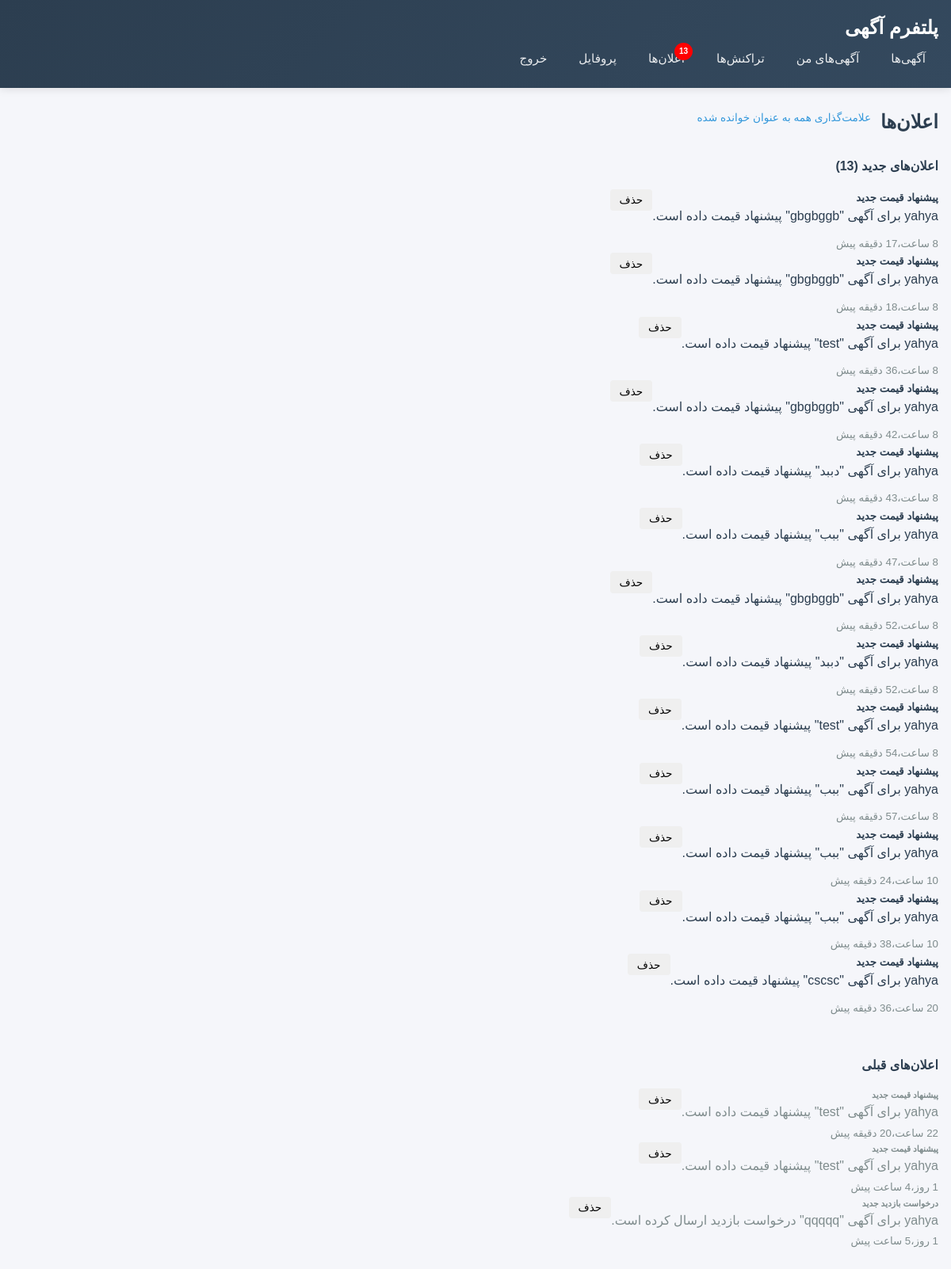
/notifications/ (signed in), run on the app's committed database.
### notifications/models.py (models this page shows, shortened)
class Notification(models.Model):
    NOTIFICATION_TYPES = [
        ('visit_request', 'درخواست بازدید'),
        ('visit_approved', 'تایید بازدید'),
        ('visit_rejected', 'رد بازدید'),
        ('listing_approved', 'تایید آگهی'),
        ('listing_rejected', 'رد آگهی'),
        ('new_message', 'پیام جدید'),
    ]
    recipient = models.ForeignKey(
        settings.AUTH_USER_MODEL,
        on_delete=models.CASCADE,
        related_name='notifications',
        verbose_name='گیرنده'
    )
    notification_type = models.CharField(
        max_length=20,
        choices=NOTIFICATION_TYPES,
        verbose_name='نوع اعلان'
    )
    title = models.CharField(max_length=200, verbose_name='عنوان')
    message = models.TextField(verbose_name='پیام')
    listing = models.ForeignKey(
        Listing,
        on_delete=models.CASCADE,
        null=True,
        blank=True,
        verbose_name='آگهی'
    )
    visit_request = models.ForeignKey(
        VisitRequest,
        on_delete=models.CASCADE,
        null=True,
        blank=True,
        verbose_name='درخواست بازدید'
    )
    action_url = models.CharField(
        max_length=500,
        blank=True,
        verbose_name='لینک عملیات'
    )
    is_read = models.BooleanField(default=False, verbose_name='خوانده شده')
    created_at = models.DateTimeField(auto_now_add=True, verbose_name='تاریخ ایجاد')
    class Meta:
        ordering = ['-created_at']
        verbose_name = 'اعلان'
        verbose_name_plural = 'اعلان‌ها'

### notifications/views.py (the view)
# urls.py: path('', views.notification_list, name='notification_list'),
@login_required
def notification_list(request):
    notifications = Notification.objects.filter(recipient=request.user)
    unread_notifications = notifications.filter(is_read=False)
    read_notifications = notifications.filter(is_read=True)[:20]  # فقط 20 تای آخر
    context = {
        'unread_notifications': unread_notifications,
        'read_notifications': read_notifications,
    }
    return render(request, 'notifications/notification_list.html', context)

### notifications/context_processors.py (called while the page is built)
def unread_notifications_count(request):
    if request.user.is_authenticated:
        count = Notification.objects.filter(recipient=request.user, is_read=False).count()
        return {'unread_notifications_count': count}
    return {'unread_notifications_count': 0}

### templates/notifications/notification_list.html (shortened to what this page needs)
{% extends 'base.html' %}
{% block content %}
<div class="row">
    <div class="col-md-12">
        <div class="d-flex justify-content-between align-items-center mb-4">
            <h2>اعلان‌ها</h2>
            {% if unread_notifications %}
            <form method="post" action="{% url 'notifications:mark_all_as_read' %}" class="d-inline">
                <button type="submit" class="btn btn-sm btn-outline-primary">
                    علامت‌گذاری همه به عنوان خوانده شده
                </button>
            </form>
            {% endif %}
        </div>
        {% if unread_notifications %}
        <h4 class="mb-3">اعلان‌های جدید ({{ unread_notifications.count }})</h4>
        <div class="list-group mb-4">
            {% for notification in unread_notifications %}
            <div class="list-group-item list-group-item-action bg-light border-start border-primary border-4">
                <div class="d-flex w-100 justify-content-between align-items-start">
                    <div class="flex-grow-1">
                        <h5 class="mb-1">
                            {{ notification.title }}
                        </h5>
                        <p class="mb-2">{{ notification.message }}</p>
                        <small class="text-muted">{{ notification.created_at|timesince }} پیش</small>
                    </div>
                    <div class="btn-group-vertical ms-3" role="group">
                        <form method="post" action="{% url 'notifications:delete_notification' notification.pk %}" class="d-inline">
                            <button type="submit" class="btn btn-sm btn-outline-danger w-100">
                                حذف
                            </button>
                        </form>
                    </div>
                </div>
            </div>
            {% endfor %}
        </div>
        {% else %}
        <div class="alert alert-info">
            اعلان جدیدی وجود ندارد.
        </div>
        {% endif %}
        {% if read_notifications %}
        <h4 class="mb-3 mt-5">اعلان‌های قبلی</h4>
        <div class="list-group">
            {% for notification in read_notifications %}
            <div class="list-group-item">
                <div class="d-flex w-100 justify-content-between align-items-start">
                    <div class="flex-grow-1">
                        <h6 class="mb-1 text-muted">{{ notification.title }}</h6>
                        <p class="mb-1 text-muted small">{{ notification.message }}</p>
                        <small class="text-muted">{{ notification.created_at|timesince }} پیش</small>
                    </div>
                    <form method="post" action="{% url 'notifications:delete_notification' notification.pk %}" class="d-inline">
                        <button type="submit" class="btn btn-sm btn-outline-danger">
                            حذف
                        </button>
                    </form>
                </div>
            </div>
            {% endfor %}
        </div>
        {% endif %}
    </div>
</div>
{% endblock %}

### static/css/styles.css (style rules this page uses)
:root { --primary-color: #2c3e50; --secondary-color: #34495e; --accent-color: #3498db; --success-color: #27ae60; --danger-color: #e74c3c; --warning-color: #f39c12; --info-color: #16a085; --light-bg: #ecf0f1; --dark-bg: #1a252f; --text-primary: #2c3e50; --text-secondary: #7f8c8d; --border-color: #bdc3c7; --card-shadow: 0 2px 8px rgba(0, 0, 0, 0.1); --hover-shadow: 0 4px 16px rgba(0, 0, 0, 0.15); }
* { margin: 0; padding: 0; box-sizing: border-box; }
body { font-family: Tahoma, Arial, sans-serif; background-color: #f5f6fa; color: var(--text-primary); line-height: 1.6; direction: rtl; }
.btn { padding: 0.625rem 1.5rem; border-radius: 8px; border: none; font-size: 0.95rem; font-weight: 500; cursor: pointer; transition: all 0.3s; text-decoration: none; display: inline-block; text-align: center; margin-bottom: 10px; }
.btn-outline-primary { background: transparent; border: 2px solid var(--accent-color); color: var(--accent-color); }
.btn-sm { padding: 0.4rem 1rem; font-size: 0.875rem; }
.w-100 { width: 100%; }
.row { display: flex; flex-wrap: wrap; margin: 0 -0.75rem; }
.col-md-3, .col-md-4, .col-md-6, .col-md-8, .col-md-12 { padding: 0 0.75rem; margin-bottom: 1.5rem; }
.col-md-12 { flex: 0 0 100%; max-width: 100%; }
.mt-5 { margin-top: 3rem; }
.mb-2 { margin-bottom: 0.5rem; }
.mb-3 { margin-bottom: 1rem; }
.mb-4 { margin-bottom: 1.5rem; }
.text-muted { color: var(--text-secondary); }
.d-flex { display: flex; }
.btn { padding: 0.5rem 1rem; border: none; border-radius: 4px; cursor: pointer; font-size: 0.9rem; transition: all 0.3s; text-decoration: none; display: inline-block; }
.btn-sm { padding: 0.35rem 0.75rem; font-size: 0.85rem; }

### templates/base.html (style rules this page uses)
body { font-family: Tahoma, Arial; }

### data on the page
Notification: title "پیشنهاد قیمت جدید", message "yahya برای آگهی \"gbgbggb\" پیشنهاد قیمت داده است.", created_at "8 ساعت،17 دقیقه"
Notification: title "پیشنهاد قیمت جدید", message "yahya برای آگهی \"gbgbggb\" پیشنهاد قیمت داده است.", created_at "8 ساعت،18 دقیقه"
Notification: title "پیشنهاد قیمت جدید", message "yahya برای آگهی \"test\" پیشنهاد قیمت داده است.", created_at "8 ساعت،36 دقیقه"
Notification: title "پیشنهاد قیمت جدید", message "yahya برای آگهی \"gbgbggb\" پیشنهاد قیمت داده است.", created_at "8 ساعت،42 دقیقه"
Notification: title "پیشنهاد قیمت جدید", message "yahya برای آگهی \"دببد\" پیشنهاد قیمت داده است.", created_at "8 ساعت،43 دقیقه"
Notification: title "پیشنهاد قیمت جدید", message "yahya برای آگهی \"ببب\" پیشنهاد قیمت داده است.", created_at "8 ساعت،47 دقیقه"
Notification: title "پیشنهاد قیمت جدید", message "yahya برای آگهی \"gbgbggb\" پیشنهاد قیمت داده است.", created_at "8 ساعت،52 دقیقه"
Notification: title "پیشنهاد قیمت جدید", message "yahya برای آگهی \"دببد\" پیشنهاد قیمت داده است.", created_at "8 ساعت،52 دقیقه"
Notification: title "پیشنهاد قیمت جدید", message "yahya برای آگهی \"test\" پیشنهاد قیمت داده است.", created_at "8 ساعت،54 دقیقه"
Notification: title "پیشنهاد قیمت جدید", message "yahya برای آگهی \"ببب\" پیشنهاد قیمت داده است.", created_at "8 ساعت،57 دقیقه"
Notification: title "پیشنهاد قیمت جدید", message "yahya برای آگهی \"ببب\" پیشنهاد قیمت داده است.", created_at "10 ساعت،24 دقیقه"
Notification: title "پیشنهاد قیمت جدید", message "yahya برای آگهی \"ببب\" پیشنهاد قیمت داده است.", created_at "10 ساعت،38 دقیقه"
Notification: title "پیشنهاد قیمت جدید", message "yahya برای آگهی \"cscsc\" پیشنهاد قیمت داده است.", created_at "20 ساعت،36 دقیقه"
Notification: title "پیشنهاد قیمت جدید", message "yahya برای آگهی \"test\" پیشنهاد قیمت داده است.", created_at "22 ساعت،20 دقیقه"
Notification: title "پیشنهاد قیمت جدید", message "yahya برای آگهی \"test\" پیشنهاد قیمت داده است.", created_at "1 روز،4 ساعت"
Notification: title "درخواست بازدید جدید", message "yahya برای آگهی \"qqqqq\" درخواست بازدید ارسال کرده است.", created_at "1 روز،5 ساعت"

### other printed values
{{ unread_notifications_count }} "13"
{{ unread_notifications.count }} "13"
